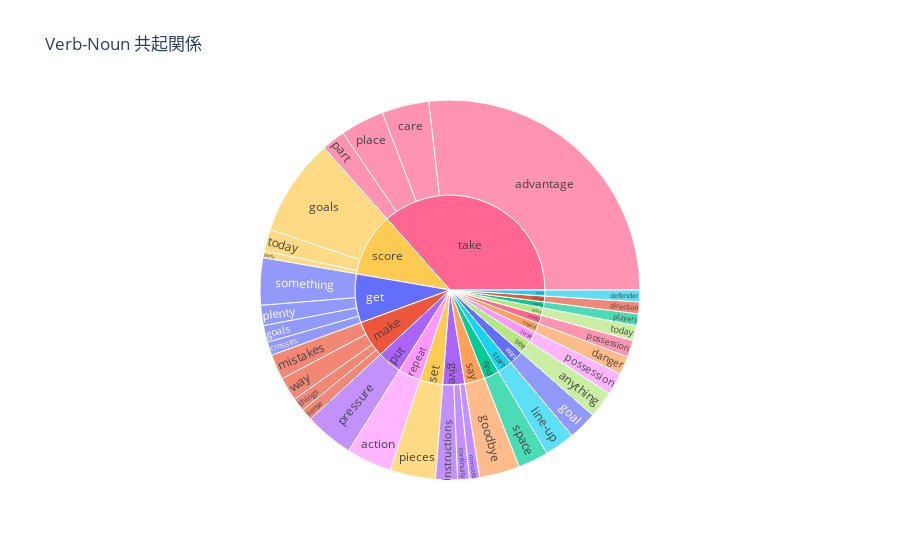

Here is the notebook cell this chart was saved with:
### Code cell
plot_vn_ratio(scbi_df, only_bi=True)

### Figure 1 — Plotly figure (JSON) as saved in the notebook; plotly's stock layout.template omitted (floating-point values rounded to 4 significant figures)
{"data": [{"branchvalues": "total", "customdata": [["get"], ["make"], ["make"], ["find"], ["give"], ["get"], ["create"], ["leave"], ["take"], ["give"], ["make"], ["play"], ["lose"], ["take"], ["score"], ["win"], ["change"], ["get"], ["attack"], ["put"], ["score"], ["score"], ["say"], ["give"], ["start"], ["keep"], ["make"], ["get"], ["take"], ["take"], ["see"], ["repeat"], ["set"], ["attack"], ["change"], ["create"], ["find"], ["get"], ["give"], ["keep"], ["leave"], ["lose"], ["make"], ["play"], ["put"], ["repeat"], ["say"], ["score"], ["see"], ["set"], ["start"], ["take"], ["win"]], "domain": {"x": [0, 1], "y": [0, 1]}, "hovertemplate": "labels=%{label}<br>count=%{value}<br>parent=%{parent}<br>id=%{id}<br>verb=%{customdata[0]}<extra></extra>", "ids": ["get/something", "make/way", "make/sense", "find/space", "give/continuity", "get/crosses", "create/danger", "leave/defender", "take/part", "give/minutes", "make/mistakes", "play/today", "lose/possession", "take/place", "score/goals", "win/goal", "change/direction", "get/goals", "attack/players", "put/pressure", "score/today", "score/plenty", "say/goodbye", "give/instructions", "start/line-up", "keep/possession", "make/things", "get/plenty", "take/advantage", "take/care", "see/anything", "repeat/action", "set/pieces", "attack", "change", "create", "find", "get", "give", "keep", "leave", "lose", "make", "play", "put", "repeat", "say", "score", "see", "set", "start", "take", "win"], "labels": ["something", "way", "sense", "space", "continuity", "crosses", "danger", "defender", "part", "minutes", "mistakes", "today", "possession", "place", "goals", "goal", "direction", "goals", "players", "pressure", "today", "plenty", "goodbye", "instructions", "line-up", "possession", "things", "plenty", "advantage", "care", "anything", "action", "pieces", "attack", "change", "create", "find", "get", "give", "keep", "leave", "lose", "make", "play", "put", "repeat", "say", "score", "see", "set", "start", "take", "win"], "marker": {"colors": ["#636efa", "#EF553B", "#EF553B", "#00cc96", "#ab63fa", "#636efa", "#FFA15A", "#19d3f3", "#FF6692", "#ab63fa", "#EF553B", "#B6E880", "#FF97FF", "#FF6692", "#FECB52", "#636efa", "#EF553B", "#636efa", "#00cc96", "#ab63fa", "#FECB52", "#FECB52", "#FFA15A", "#ab63fa", "#19d3f3", "#FF6692", "#EF553B", "#636efa", "#FF6692", "#FF6692", "#B6E880", "#FF97FF", "#FECB52", "#00cc96", "#EF553B", "#FFA15A", "#00cc96", "#636efa", "#ab63fa", "#FF6692", "#19d3f3", "#FF97FF", "#EF553B", "#B6E880", "#ab63fa", "#FF97FF", "#FFA15A", "#FECB52", "#B6E880", "#FECB52", "#19d3f3", "#FF6692", "#636efa"]}, "name": "", "parents": ["get", "make", "make", "find", "give", "get", "create", "leave", "take", "give", "make", "play", "lose", "take", "score", "win", "change", "get", "attack", "put", "score", "score", "say", "give", "start", "keep", "make", "get", "take", "take", "see", "repeat", "set", "", "", "", "", "", "", "", "", "", "", "", "", "", "", "", "", "", "", "", ""], "type": "sunburst", "values": [28, 14, 7, 18, 7, 8, 11, 7, 14, 6, 15, 9, 13, 26, 58, 17, 7, 10, 7, 29, 13, 4, 24, 13, 18, 10, 8, 12, 187, 28, 16, 27, 27, 7, 7, 11, 18, 58, 26, 10, 7, 13, 44, 9, 29, 27, 24, 75, 16, 27, 18, 255, 17]}], "layout": {"legend": {"tracegroupgap": 0}, "title": {"text": "Verb-Noun 共起関係"}}}
